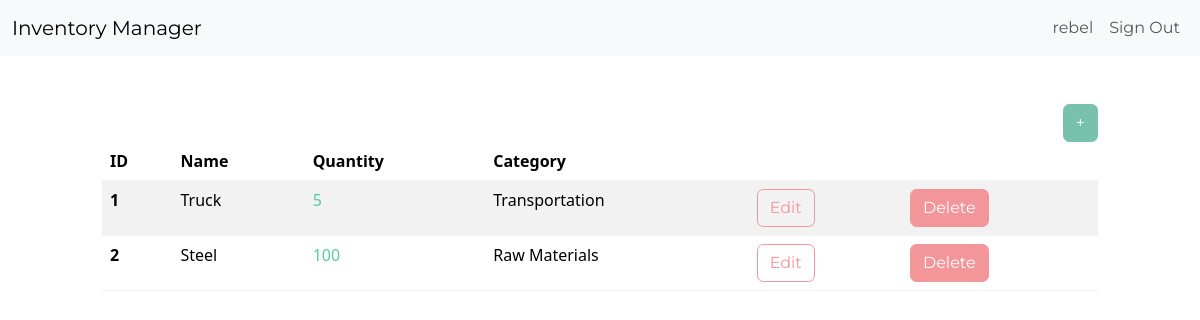
Page /dashboard/ (signed in) on the committed database.
### inventory/models.py (models this page shows, shortened)
class InventoryItem(models.Model):
    name = models.CharField(max_length=100)
    quantity = models.IntegerField()
    category = models.ForeignKey('Category', on_delete=models.SET_NULL, blank=True, null=True)
    date_created = models.DateTimeField(auto_now_add=True)
    user = models.ForeignKey(User, on_delete=models.CASCADE)

class Category(models.Model):
    name = models.CharField(max_length=200)
    class Meta:
        verbose_name_plural = 'categories'

### inventory/views.py (the view)
# urls.py: path('dashboard/', Dashboard.as_view(), name='dashboard'),
class Dashboard(LoginRequiredMixin,View):
	def get(self, request):
		items = InventoryItem.objects.filter(user=self.request.user.id).order_by('id')
		low_inventory = InventoryItem.objects.filter(
			user = self.request.user.id,
			quantity__lte = LOW_QUANTITY #lte = LessThanEqualto
		)
		if low_inventory.count() >0:
			if low_inventory.count() > 1:
				messages.error(request, f'{low_inventory.count()} items have low inventory')
			else:
				messages.error(request, f'{low_inventory.count()} item has low inventory')
		low_inventory_ids = InventoryItem.objects.filter(
			user=self.request.user.id,
			quantity__lte = LOW_QUANTITY
		).values_list('id', flat=True)
		return render(request, 'inventory/dashboard.html', {'items': items, 'low_inventory_ids': low_inventory_ids})

### inventory/templates/inventory/dashboard.html (shortened to what this page needs)
{% extends 'inventory/base.html' %}
{% block content %}
<div class="row">
    <div class="col-sm-10 col-12 mx-auto mt-5">
        <div class="d-flex justify-content-end">
            <a href="{% url 'add-item' %}" class="btn btn-primary">+</a>
        </div>
        <table class="table table-hover table-striped">
            <thead>
                <tr>
                    <th scope="col">ID</th>
                    <th scope="col">Name</th>
                    <th scope="col">Quantity</th>
                    <th scope="col">Category</th>
                    <th scope="col"></th>
                    <th scope="col"></th>
                </tr>
            </thead>
            <tbody>
                {% for item in items %}
                <tr>
                    <th scope="row">{{ item.id }}</th>
                    <td>{{ item.name }}</td>
                    {% if item.id in low_inventory_ids %}
                        <td class="text-danger">{{ item.quantity }}</td>
                    {% else %}
                        <td class="text-success">{{ item.quantity }}</td>
                    {% endif %}
                    <td>{{ item.category.name }}</td>
                    <td><a href="{% url 'edit-item' item.id %}" class="btn btn-outline-secondary">Edit</a></td>
                    <td><a href="{% url 'delete-item' item.id %}" class="btn btn-secondary">Delete</a></td>
                </tr>
                {% endfor %}
            </tbody>
        </table>
    </div>
</div>
{% endblock content %}

### inventory/templates/inventory/navigation.html (shortened to what this page needs)
<nav class="navbar navbar-expand-lg bg-light">
    <div class="container-fluid">
        <a class="navbar-brand" href="{% url 'index' %}">Inventory Manager</a>
    <div class="collapse navbar-collapse justify-content-end" id="navbarNav">
        <ul class="navbar-nav">
            {% if user.is_authenticated %}
            <li class="nav-item">
                <a class="nav-link" href="{% url 'login' %}">{{ user.username }}</a>
            </li>
            <li class="nav-item">
                <a class="nav-link" href="{% url 'logout' %}">Sign Out</a>
            </li>
            {% endif %}
        </ul>
        </div>
        </div>
</nav>

### rows in the picture
InventoryItem: id "1", name "Truck", quantity "5", category.name "Transportation"
InventoryItem: id "2", name "Steel", quantity "100", category.name "Raw Materials"

### other values in the picture
{{ user.username }} "rebel"
